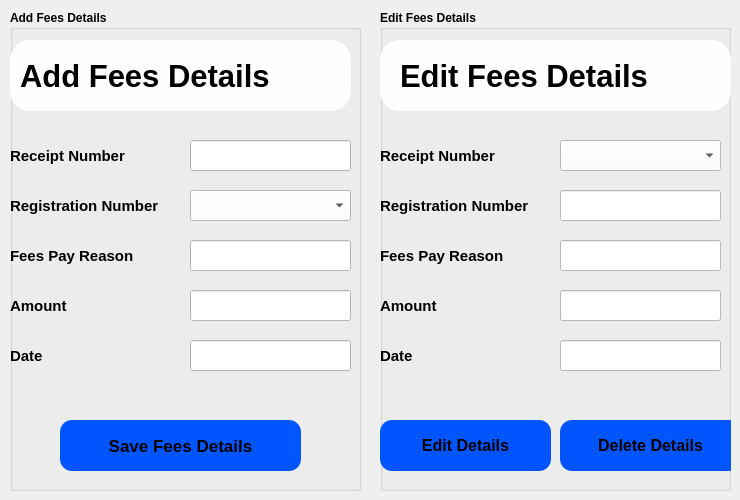
            <widget class="QWidget" name="tab_3">
             <attribute name="icon">
              <iconset resource="resource.qrc">
               <normaloff>:/blueIcon/iconsblue/percent.svg</normaloff>:/blueIcon/iconsblue/percent.svg</iconset>
             </attribute>
             <attribute name="title">
              <string>Fees Details</string>
             </attribute>
             <widget class="QGroupBox" name="groupBox">
              <property name="geometry">
               <rect>
                <x>10</x>
                <y>10</y>
                <width>351</width>
                <height>481</height>
               </rect>
              </property>
              <property name="font">
               <font>
                <pointsize>9</pointsize>
                <weight>75</weight>
                <bold>true</bold>
                <underline>false</underline>
               </font>
              </property>
              <property name="title">
               <string>Add Fees Details</string>
              </property>
              <widget class="QFrame" name="frame_12">
               <property name="geometry">
                <rect>
                 <x>0</x>
                 <y>30</y>
                 <width>341</width>
                 <height>71</height>
                </rect>
               </property>
               <property name="styleSheet">
                <string notr="true">background-color:#fefeff;
border-radius:20px;</string>
               </property>
               <property name="frameShape">
                <enum>QFrame::StyledPanel</enum>
               </property>
               <property name="frameShadow">
                <enum>QFrame::Raised</enum>
               </property>
               <widget class="QLabel" name="label_23">
                <property name="geometry">
                 <rect>
                  <x>10</x>
                  <y>10</y>
                  <width>321</width>
                  <height>51</height>
                 </rect>
                </property>
                <property name="font">
                 <font>
                  <pointsize>23</pointsize>
                  <weight>75</weight>
                  <bold>true</bold>
                 </font>
                </property>
                <property name="text">
                 <string>Add Fees Details</string>
                </property>
               </widget>
              </widget>
              <widget class="QLabel" name="label_24">
               <property name="geometry">
                <rect>
                 <x>0</x>
                 <y>130</y>
                 <width>171</width>
                 <height>31</height>
                </rect>
               </property>
               <property name="font">
                <font>
                 <pointsize>11</pointsize>
                </font>
               </property>
               <property name="text">
                <string>Receipt Number</string>
               </property>
              </widget>
              <widget class="QLineEdit" name="tb31">
               <property name="geometry">
                <rect>
                 <x>180</x>
                 <y>130</y>
                 <width>161</width>
                 <height>31</height>
                </rect>
               </property>
               <property name="styleSheet">
                <string notr="true">background-color: rgb(255, 255, 255);
font: 10pt &quot;MS Shell Dlg 2&quot;;</string>
               </property>
              </widget>
              <widget class="QComboBox" name="cb31">
               <property name="geometry">
                <rect>
                 <x>180</x>
                 <y>180</y>
                 <width>161</width>
                 <height>31</height>
                </rect>
               </property>
               <property name="styleSheet">
                <string notr="true">background-color: rgb(255, 255, 255);
font: 10pt &quot;MS Shell Dlg 2&quot;;</string>
               </property>
              </widget>
              <widget class="QLabel" name="label_25">
               <property name="geometry">
                <rect>
                 <x>0</x>
                 <y>180</y>
                 <width>171</width>
                 <height>31</height>
                </rect>
               </property>
               <property name="font">
                <font>
                 <pointsize>11</pointsize>
                </font>
               </property>
               <property name="text">
                <string>Registration Number</string>
               </property>
              </widget>
              <widget class="QLabel" name="label_33">
               <property name="geometry">
                <rect>
                 <x>0</x>
                 <y>230</y>
                 <width>171</width>
                 <height>31</height>
                </rect>
               </property>
               <property name="font">
                <font>
                 <pointsize>11</pointsize>
                </font>
               </property>
               <property name="text">
                <string>Fees Pay Reason</string>
               </property>
              </widget>
              <widget class="QLineEdit" name="tb32">
               <property name="geometry">
                <rect>
                 <x>180</x>
                 <y>230</y>
                 <width>161</width>
                 <height>31</height>
                </rect>
               </property>
               <property name="styleSheet">
                <string notr="true">background-color: rgb(255, 255, 255);
font: 10pt &quot;MS Shell Dlg 2&quot;;</string>
               </property>
               <property name="text">
                <string/>
               </property>
              </widget>
              <widget class="QLabel" name="label_34">
               <property name="geometry">
                <rect>
                 <x>0</x>
                 <y>280</y>
                 <width>171</width>
                 <height>31</height>
                </rect>
               </property>
               <property name="font">
                <font>
                 <pointsize>11</pointsize>
                </font>
               </property>
               <property name="text">
                <string>Amount</string>
               </property>
              </widget>
              <widget class="QLineEdit" name="tb33">
               <property name="geometry">
                <rect>
                 <x>180</x>
                 <y>280</y>
                 <width>161</width>
                 <height>31</height>
                </rect>
               </property>
               <property name="styleSheet">
                <string notr="true">background-color: rgb(255, 255, 255);
font: 10pt &quot;MS Shell Dlg 2&quot;;</string>
               </property>
               <property name="text">
                <string/>
               </property>
              </widget>
              <widget class="QLabel" name="label_35">
               <property name="geometry">
                <rect>
                 <x>0</x>
                 <y>330</y>
                 <width>171</width>
                 <height>31</height>
                </rect>
               </property>
               <property name="font">
                <font>
                 <pointsize>11</pointsize>
                </font>
               </property>
               <property name="text">
                <string>Date</string>
               </property>
              </widget>
              <widget class="QLineEdit" name="tb34">
               <property name="geometry">
                <rect>
                 <x>180</x>
                 <y>330</y>
                 <width>161</width>
                 <height>31</height>
                </rect>
               </property>
               <property name="styleSheet">
                <string notr="true">background-color: rgb(255, 255, 255);
font: 10pt &quot;MS Shell Dlg 2&quot;;</string>
               </property>
               <property name="text">
                <string/>
               </property>
              </widget>
              <widget class="QPushButton" name="b31">
               <property name="geometry">
                <rect>
                 <x>50</x>
                 <y>410</y>
                 <width>241</width>
                 <height>51</height>
                </rect>
               </property>
               <property name="font">
                <font>
                 <pointsize>13</pointsize>
                 <weight>75</weight>
                 <bold>true</bold>
                </font>
               </property>
               <property name="styleSheet">
                <string notr="true">QPushButton{
background-color: rgb(0, 85, 255);
border-radius:12px;
}
QPushButton:hover{
	background-color: rgb(0, 50, 255);
	border:2px solid rgb(32, 47, 255);
}
</string>
               </property>
               <property name="text">
                <string>Save Fees Details</string>
               </property>
               <property name="icon">
                <iconset resource="resource.qrc">
                 <normaloff>:/blueIcon/iconsblue/save.svg</normaloff>:/blueIcon/iconsblue/save.svg</iconset>
               </property>
               <property name="iconSize">
                <size>
                 <width>30</width>
                 <height>30</height>
                </size>
               </property>
              </widget>
             </widget>
             <widget class="QGroupBox" name="groupBox_2">
              <property name="geometry">
               <rect>
                <x>380</x>
                <y>10</y>
                <width>351</width>
                <height>481</height>
               </rect>
              </property>
              <property name="font">
               <font>
                <pointsize>9</pointsize>
                <weight>75</weight>
                <bold>true</bold>
                <underline>false</underline>
               </font>
              </property>
              <property name="title">
               <string>Edit Fees Details</string>
              </property>
              <widget class="QFrame" name="frame_14">
               <property name="geometry">
                <rect>
                 <x>0</x>
                 <y>30</y>
                 <width>351</width>
                 <height>71</height>
                </rect>
               </property>
               <property name="styleSheet">
                <string notr="true">background-color:#fefeff;
border-radius:20px;</string>
               </property>
               <property name="frameShape">
                <enum>QFrame::StyledPanel</enum>
               </property>
               <property name="frameShadow">
                <enum>QFrame::Raised</enum>
               </property>
               <widget class="QLabel" name="label_43">
                <property name="geometry">
                 <rect>
                  <x>20</x>
                  <y>10</y>
                  <width>321</width>
                  <height>51</height>
                 </rect>
                </property>
                <property name="font">
                 <font>
                  <pointsize>23</pointsize>
                  <weight>75</weight>
                  <bold>true</bold>
                 </font>
                </property>
                <property name="text">
                 <string>Edit Fees Details</string>
                </property>
               </widget>
              </widget>
              <widget class="QLabel" name="label_44">
               <property name="geometry">
                <rect>
                 <x>0</x>
                 <y>130</y>
                 <width>171</width>
                 <height>31</height>
                </rect>
               </property>
               <property name="font">
                <font>
                 <pointsize>11</pointsize>
                </font>
               </property>
               <property name="text">
                <string>Receipt Number</string>
               </property>
              </widget>
              <widget class="QLabel" name="label_45">
               <property name="geometry">
                <rect>
                 <x>0</x>
                 <y>180</y>
                 <width>171</width>
                 <height>31</height>
                </rect>
               </property>
               <property name="font">
                <font>
                 <pointsize>11</pointsize>
                </font>
               </property>
               <property name="text">
                <string>Registration Number</string>
               </property>
              </widget>
              <widget class="QLabel" name="label_46">
               <property name="geometry">
                <rect>
                 <x>0</x>
                 <y>230</y>
                 <width>171</width>
                 <height>31</height>
                </rect>
               </property>
               <property name="font">
                <font>
                 <pointsize>11</pointsize>
                </font>
               </property>
               <property name="text">
                <string>Fees Pay Reason</string>
               </property>
              </widget>
              <widget class="QLineEdit" name="tb36">
               <property name="geometry">
                <rect>
                 <x>180</x>
                 <y>230</y>
                 <width>161</width>
                 <height>31</height>
                </rect>
               </property>
               <property name="styleSheet">
                <string notr="true">background-color: rgb(255, 255, 255);
font: 10pt &quot;MS Shell Dlg 2&quot;;</string>
               </property>
               <property name="text">
                <string/>
               </property>
              </widget>
              <widget class="QLabel" name="label_47">
               <property name="geometry">
                <rect>
                 <x>0</x>
                 <y>280</y>
                 <width>171</width>
                 <height>31</height>
                </rect>
               </property>
               <property name="font">
                <font>
                 <pointsize>11</pointsize>
                </font>
               </property>
               <property name="text">
                <string>Amount</string>
               </property>
              </widget>
              <widget class="QLineEdit" name="tb37">
               <property name="geometry">
                <rect>
                 <x>180</x>
                 <y>280</y>
                 <width>161</width>
                 <height>31</height>
                </rect>
               </property>
               <property name="styleSheet">
                <string notr="true">background-color: rgb(255, 255, 255);
font: 10pt &quot;MS Shell Dlg 2&quot;;</string>
               </property>
               <property name="text">
                <string/>
               </property>
              </widget>
              <widget class="QLabel" name="label_48">
               <property name="geometry">
                <rect>
                 <x>0</x>
                 <y>330</y>
                 <width>171</width>
                 <height>31</height>
                </rect>
               </property>
               <property name="font">
                <font>
                 <pointsize>11</pointsize>
                </font>
               </property>
               <property name="text">
                <string>Date</string>
               </property>
              </widget>
              <widget class="QLineEdit" name="tb38">
               <property name="geometry">
                <rect>
                 <x>180</x>
                 <y>330</y>
                 <width>161</width>
                 <height>31</height>
                </rect>
               </property>
               <property name="styleSheet">
                <string notr="true">background-color: rgb(255, 255, 255);
font: 10pt &quot;MS Shell Dlg 2&quot;;</string>
               </property>
               <property name="text">
                <string/>
               </property>
              </widget>
              <widget class="QPushButton" name="b32">
               <property name="geometry">
                <rect>
                 <x>0</x>
                 <y>410</y>
                 <width>171</width>
                 <height>51</height>
                </rect>
               </property>
               <property name="font">
                <font>
                 <pointsize>12</pointsize>
                 <weight>75</weight>
                 <bold>true</bold>
                </font>
               </property>
               <property name="styleSheet">
                <string notr="true">QPushButton{
background-color: rgb(0, 85, 255);
border-radius:12px;
}
QPushButton:hover{
	background-color: rgb(0, 50, 255);
	border:2px solid rgb(32, 47, 255);
}
</string>
               </property>
               <property name="text">
                <string>Edit Details</string>
               </property>
               <property name="icon">
                <iconset resource="resource.qrc">
                 <normaloff>:/blueIcon/iconsblue/save.svg</normaloff>:/blueIcon/iconsblue/save.svg</iconset>
               </property>
               <property name="iconSize">
                <size>
                 <width>30</width>
                 <height>30</height>
                </size>
               </property>
              </widget>
              <widget class="QComboBox" name="cb32">
               <property name="geometry">
                <rect>
                 <x>180</x>
                 <y>130</y>
                 <width>161</width>
                 <height>31</height>
                </rect>
               </property>
               <property name="styleSheet">
                <string notr="true">background-color: rgb(255, 255, 255);
font: 10pt &quot;MS Shell Dlg 2&quot;;</string>
               </property>
              </widget>
              <widget class="QLineEdit" name="tb35">
               <property name="geometry">
                <rect>
                 <x>180</x>
                 <y>180</y>
                 <width>161</width>
                 <height>31</height>
                </rect>
               </property>
               <property name="styleSheet">
                <string notr="true">background-color: rgb(255, 255, 255);
font: 10pt &quot;MS Shell Dlg 2&quot;;</string>
               </property>
               <property name="text">
                <string/>
               </property>
              </widget>
              <widget class="QPushButton" name="b33">
               <property name="geometry">
                <rect>
                 <x>180</x>
                 <y>410</y>
                 <width>181</width>
                 <height>51</height>
                </rect>
               </property>
               <property name="font">
                <font>
                 <pointsize>12</pointsize>
                 <weight>75</weight>
                 <bold>true</bold>
                </font>
               </property>
               <property name="styleSheet">
                <string notr="true">QPushButton{
background-color: rgb(0, 85, 255);
border-radius:12px;
}
QPushButton:hover{
	background-color: rgb(0, 50, 255);
	border:2px solid rgb(32, 47, 255);
}
</string>
               </property>
               <property name="text">
                <string>Delete Details</string>
               </property>
               <property name="icon">
                <iconset resource="resource.qrc">
                 <normaloff>:/blueIcon/iconsblue/delete.svg</normaloff>:/blueIcon/iconsblue/delete.svg</iconset>
               </property>
               <property name="iconSize">
                <size>
                 <width>30</width>
                 <height>30</height>
                </size>
               </property>
              </widget>
             </widget>
            </widget>
